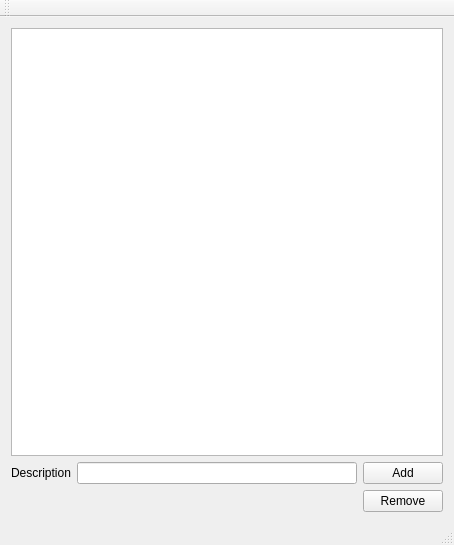
<?xml version="1.0" encoding="UTF-8"?>
<ui version="4.0">
 <class>GUIClass</class>
 <widget class="QMainWindow" name="GUIClass">
  <property name="geometry">
   <rect>
    <x>0</x>
    <y>0</y>
    <width>454</width>
    <height>545</height>
   </rect>
  </property>
  <property name="windowTitle">
   <string>GUI</string>
  </property>
  <widget class="QWidget" name="centralWidget">
   <layout class="QVBoxLayout" name="verticalLayout">
    <item>
     <widget class="QListWidget" name="listWidget"/>
    </item>
    <item>
     <layout class="QGridLayout" name="gridLayout">
      <item row="0" column="1">
       <widget class="QLineEdit" name="lineEdit"/>
      </item>
      <item row="1" column="2">
       <widget class="QPushButton" name="pushButton_2">
        <property name="text">
         <string>Remove</string>
        </property>
       </widget>
      </item>
      <item row="0" column="0">
       <widget class="QLabel" name="label">
        <property name="styleSheet">
         <string notr="true">font: 700 12pt &quot;Cascadia Code&quot;;</string>
        </property>
        <property name="text">
         <string>Description</string>
        </property>
        <property name="alignment">
         <set>Qt::AlignCenter</set>
        </property>
       </widget>
      </item>
      <item row="0" column="2">
       <widget class="QPushButton" name="pushButton">
        <property name="text">
         <string>Add</string>
        </property>
       </widget>
      </item>
     </layout>
    </item>
   </layout>
  </widget>
  <widget class="QMenuBar" name="menuBar">
   <property name="geometry">
    <rect>
     <x>0</x>
     <y>0</y>
     <width>454</width>
     <height>22</height>
    </rect>
   </property>
  </widget>
  <widget class="QToolBar" name="mainToolBar">
   <attribute name="toolBarArea">
    <enum>TopToolBarArea</enum>
   </attribute>
   <attribute name="toolBarBreak">
    <bool>false</bool>
   </attribute>
  </widget>
  <widget class="QStatusBar" name="statusBar"/>
 </widget>
 <layoutdefault spacing="6" margin="11"/>
 <resources>
  <include location="GUI.qrc"/>
 </resources>
 <connections/>
</ui>
